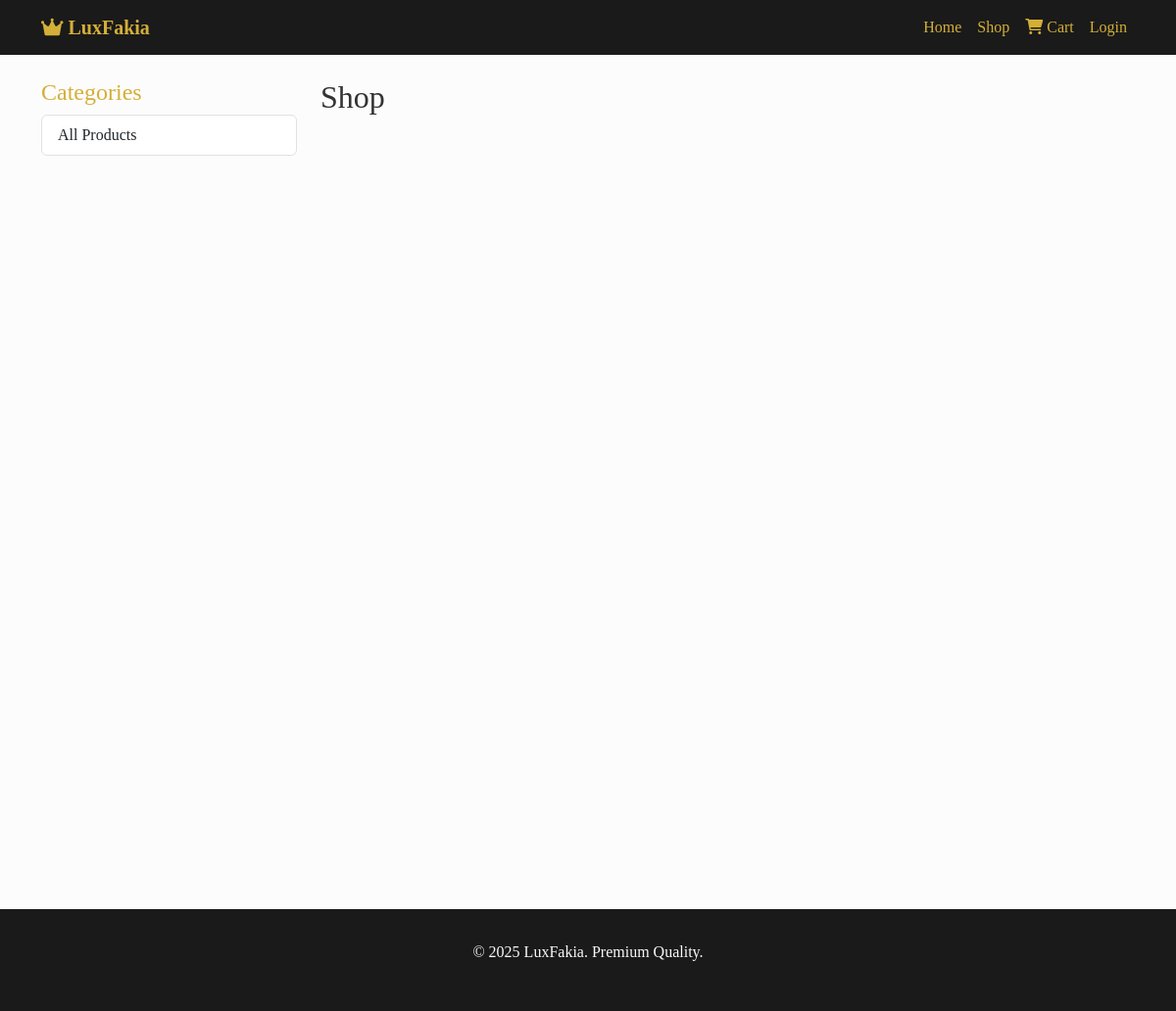
The app's page /shop?category=Dried+Fruits, older data.
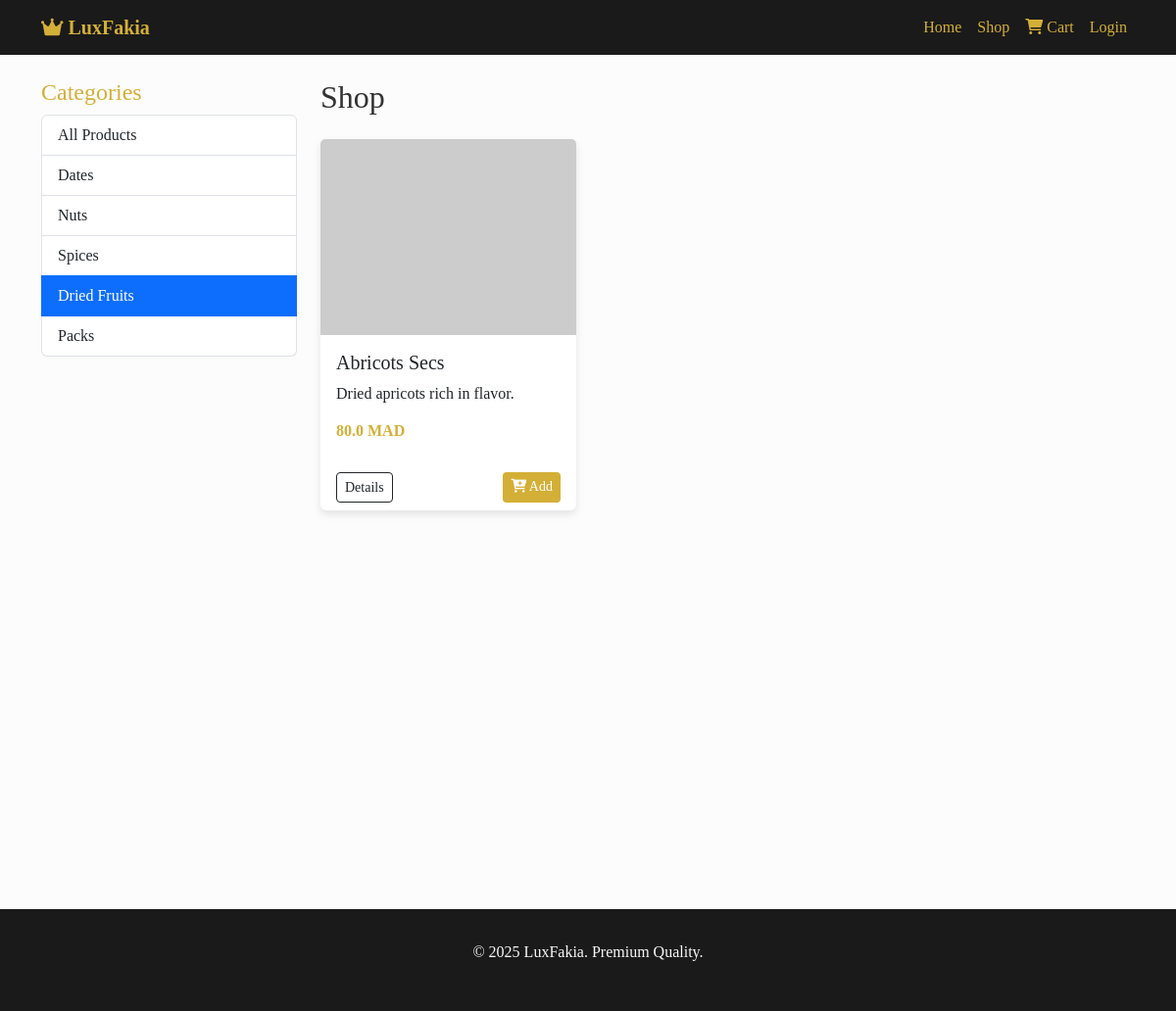
The same page, newer data.
### models.py (models this page shows, shortened)
class Product(db.Model):
    id = db.Column(db.Integer, primary_key=True)
    name = db.Column(db.String(150), nullable=False)
    description = db.Column(db.Text, nullable=True)
    price = db.Column(db.Float, nullable=False)
    category = db.Column(db.String(100), nullable=False)
    image_url = db.Column(db.String(500), nullable=True)

### routes.py (the view)
@main_bp.route('/shop')
def shop():
    category = request.args.get('category')
    if category:
        products = Product.query.filter_by(category=category).all()
    else:
        products = Product.query.all()
    categories = db.session.query(Product.category).distinct().all()
    categories = [c[0] for c in categories]
    return render_template('shop.html', products=products, categories=categories, current_category=category)

### templates/shop.html
{% extends "base.html" %}
{% block content %}
<div class="row">
    <div class="col-md-3">
        <h4 class="text-gold">Categories</h4>
        <div class="list-group">
            <a href="{{ url_for('main.shop') }}" class="list-group-item list-group-item-action {% if not current_category %}active{% endif %}">All Products</a>
            {% for cat in categories %}
            <a href="{{ url_for('main.shop', category=cat) }}" class="list-group-item list-group-item-action {% if current_category == cat %}active{% endif %}">{{ cat }}</a>
            {% endfor %}
        </div>
    </div>
    <div class="col-md-9">
        <h2 class="mb-4">Shop</h2>
        <div class="row row-cols-1 row-cols-md-3 g-4">
            {% for product in products %}
            <div class="col">
                <div class="card h-100">
                    <img src="{{ product.image_url }}" class="card-img-top" alt="{{ product.name }}" style="height: 200px; object-fit: cover;">
                    <div class="card-body">
                        <h5 class="card-title">{{ product.name }}</h5>
                        <p class="card-text text-truncate">{{ product.description }}</p>
                        <h6 class="text-gold fw-bold">{{ product.price }} MAD</h6>
                    </div>
                    <div class="card-footer bg-transparent border-top-0 d-flex justify-content-between">
                        <a href="{{ url_for('main.product_detail', product_id=product.id) }}" class="btn btn-outline-dark btn-sm">Details</a>
                        <a href="{{ url_for('main.add_to_cart', product_id=product.id) }}" class="btn btn-gold btn-sm"><i class="fas fa-cart-plus"></i> Add</a>
                    </div>
                </div>
            </div>
            {% endfor %}
        </div>
    </div>
</div>
{% endblock %}

Row changes from the older to the newer data that the page shows:
added Product: name "Abricots Secs", description "Dried apricots rich in flavor.", price "80.0"
Text that changed along with them:
new list line: "Dates"
new list line: "Nuts"
new list line: "Spices"
new list line: "Dried Fruits"
new list line: "Packs"
